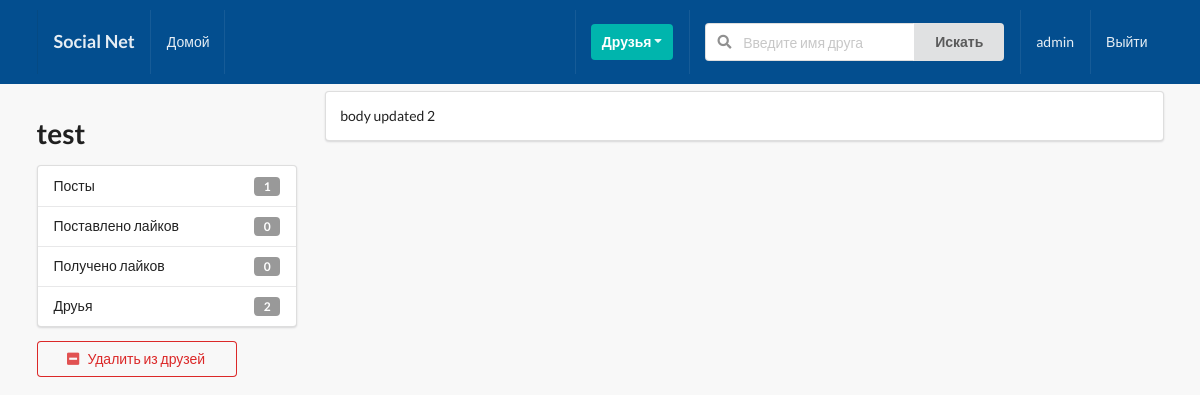
Page /profiles/aidan-ali/ (signed in) on the earlier database version.
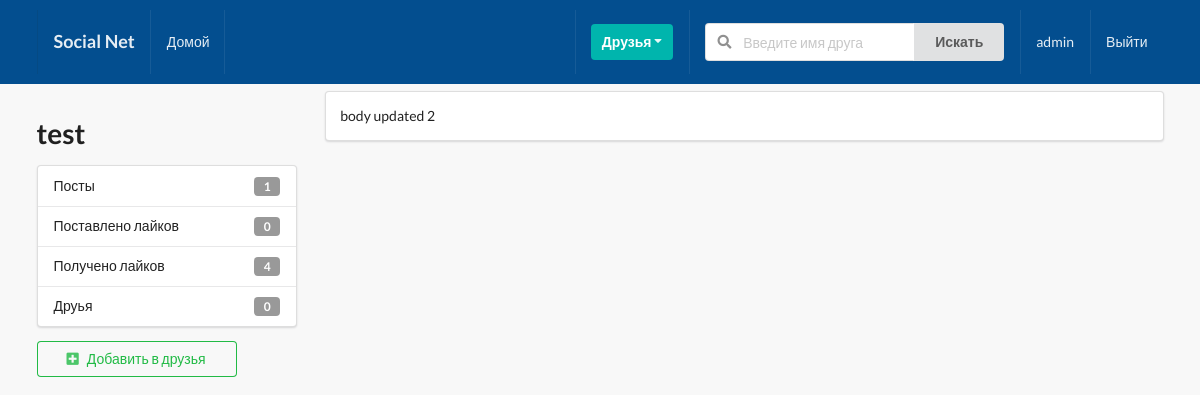
Same page on the later database version.
### profiles/models.py (models this page shows, shortened)
class Profile(models.Model):
    first_name=models.CharField(max_length=200,blank=True)
    last_name=models.CharField(max_length=200,blank=True)
    user=models.OneToOneField(User,on_delete=models.CASCADE)
    bio=models.TextField(default='Биографии нету',max_length=300)
    email=models.EmailField(max_length=200,blank=True)
    country=models.CharField(max_length=200,blank=True)
    avatar_image=models.ImageField(default='avatar.png',upload_to='avatars/')
    friends=models.ManyToManyField(User,blank=True,related_name='friends')
    slug=models.SlugField(unique=True,blank=True)
    updated_at=models.DateField(auto_now=True)
    created_at=models.DateField(auto_now_add=True)
    objects=ProfileManager()
    __initial_first_name=None
    __initial_last_name=None
    def __init__(self,*args,**kwargs):
        super().__init__(*args,**kwargs)
        self.__initial_first_name=self.first_name
        self.__initial_last_name=self.last_name
    def get_friends_number(self):
        return self.friends.all().count()
    def get_posts_number(self):
        return self.posts.all().count()
    def get_all_author_post(self):
        return self.posts.all()
    def get_given_likes_number(self):
        likes=self.like_set.all()
        total_liked=0
        for i in likes:
            if i.value=='Like':
                total_liked+=1
        return total_liked
    def get_received_likes_number(self):
        posts=self.posts.all()
        total_liked=0
        for i in posts:
            total_liked+=i.liked.all().count()
        return total_liked

### posts/models.py (models this page shows, shortened)
class Post(models.Model):
    title=models.CharField(max_length=300)
    author=models.ForeignKey(Profile,on_delete=models.CASCADE,related_name='posts')
    content=models.TextField()
    image=models.ImageField(upload_to='posts/',validators=[FileExtensionValidator(['img','png','jpeg'])],blank=True)
    liked=models.ManyToManyField(Profile,blank=True,related_name='likes')
    updated_at=models.DateField(auto_now=True)
    created_at=models.DateField(auto_now_add=True)
    class Meta:
        ordering=('-created_at',)

### profiles/views.py (the view)
# urls.py: path('<slug>/',ProfileDetailView.as_view(),name='profile-detail-view'),
class ProfileDetailView(DetailView):
    model=Profile
    template_name='profiles/details.html'
    def get_object(self):
        slug=self.kwargs.get('slug')
        profile=Profile.objects.get(slug=slug)
        return profile
    def get_context_data(self,*args,**kwargs):
        context=super().get_context_data(**kwargs)
        user=User.objects.get(username__iexact=self.request.user)
        profile=Profile.objects.get(user=user)
        context['profile']=profile
        receiver=Relationship.objects.filter(sender=profile)
        sender=Relationship.objects.filter(receiver=profile)
        rel_receiver=[]
        rel_sender=[]
        for item in receiver:
            rel_receiver.append(item.receiver.user)
        for item in sender:
            rel_sender.append(item.sender.user)
        context['rel_receiver']=rel_receiver
        context['rel_sender']=rel_sender
        context['posts']=self.get_object().get_all_author_post()
        context['len_posts']=True if len(self.get_object().get_all_author_post())>0 else False
        return context

### templates/profiles/details.html (shortened to what this page needs)
{% extends 'base.html' %}
{% block content %}
    <div class="ui grid">
        <div class="row">
            <div class="four wide column">
                <h1>{{object.user}}</h1>
                <div class="ui vertical fluid menu">
                    <div class="item">
                        Посты
                        <div class="ui label">{{object.get_posts_number}}</div>
                    </div>
                    <div class="item">
                        Поставлено лайков
                        <div class="ui label">{{object.get_given_likes_number}}</div>
                    </div>
                    <div class="item">
                        Получено лайков
                        <div class="ui label">{{object.get_received_likes_number}}</div>
                    </div>
                    <div class="item">
                        Друья
                        <div class="ui label">{{object.get_friends_number}}</div>
                    </div>
                </div>
                    {% if object.user not in rel_receiver and object.user not in rel_sender %}
                        <form action="{% url 'profiles:send-invite' %}" method="POST">
                            <button class="ui positive basic button mb-5 w-big" type="submit"><i class="plus square icon"></i>Добавить в друзья</button>
                        </form>
                    {% endif %}
                    {% if request.user in object.friends.all  %}
                        <form action="{% url 'profiles:remove-friend' %}" method="POST">
                            <button class="ui negative basic button mb-5 w-big" type="submit"><i class="minus square icon"></i>Удалить из друзей</button>
                        </form>
                    {% endif %}
            </div>
            <div class="twelve wide column">
                {% if len_posts %}
                    {% for post in posts %}
                    <div class="ui segment fluid">
                        {{post.content}}
                    </div>
                    {% endfor %}
                {% else %}
                    <h2>Пользователь не писал посты</h2>
                {% endif %}
            </div>
        </div>
    </div>
{% endblock %}

Differences in the rows shown:
changed Profile "test": get_received_likes_number "0" → "4"; get_friends_number "2" → "0"
Other differences:
text no longer shown: "Удалить из друзей"
text now shown: "Добавить в друзья"
